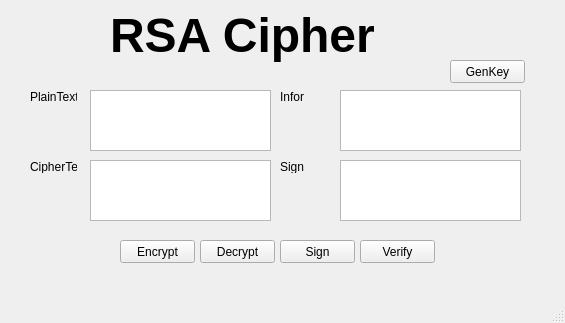
<?xml version="1.0" encoding="UTF-8"?>
<ui version="4.0">
 <class>MainWindow</class>
 <widget class="QMainWindow" name="MainWindow">
  <property name="geometry">
   <rect>
    <x>0</x>
    <y>0</y>
    <width>565</width>
    <height>323</height>
   </rect>
  </property>
  <property name="windowTitle">
   <string>MainWindow</string>
  </property>
  <widget class="QWidget" name="centralwidget">
   <widget class="QLabel" name="label">
    <property name="geometry">
     <rect>
      <x>110</x>
      <y>-20</y>
      <width>331</width>
      <height>111</height>
     </rect>
    </property>
    <property name="font">
     <font>
      <pointsize>36</pointsize>
      <weight>75</weight>
      <bold>true</bold>
     </font>
    </property>
    <property name="text">
     <string>RSA Cipher</string>
    </property>
   </widget>
   <widget class="QLabel" name="label_2">
    <property name="geometry">
     <rect>
      <x>30</x>
      <y>90</y>
      <width>47</width>
      <height>13</height>
     </rect>
    </property>
    <property name="text">
     <string>PlainText</string>
    </property>
   </widget>
   <widget class="QTextEdit" name="txtPlain">
    <property name="geometry">
     <rect>
      <x>90</x>
      <y>90</y>
      <width>181</width>
      <height>61</height>
     </rect>
    </property>
   </widget>
   <widget class="QPushButton" name="btnEncrypt">
    <property name="geometry">
     <rect>
      <x>120</x>
      <y>240</y>
      <width>75</width>
      <height>23</height>
     </rect>
    </property>
    <property name="text">
     <string>Encrypt</string>
    </property>
   </widget>
   <widget class="QPushButton" name="btnDecrypt">
    <property name="geometry">
     <rect>
      <x>200</x>
      <y>240</y>
      <width>75</width>
      <height>23</height>
     </rect>
    </property>
    <property name="text">
     <string>Decrypt</string>
    </property>
   </widget>
   <widget class="QPushButton" name="btnSign">
    <property name="geometry">
     <rect>
      <x>280</x>
      <y>240</y>
      <width>75</width>
      <height>23</height>
     </rect>
    </property>
    <property name="text">
     <string>Sign</string>
    </property>
   </widget>
   <widget class="QPushButton" name="btnVerify">
    <property name="geometry">
     <rect>
      <x>360</x>
      <y>240</y>
      <width>75</width>
      <height>23</height>
     </rect>
    </property>
    <property name="text">
     <string>Verify</string>
    </property>
   </widget>
   <widget class="QPushButton" name="btnGenKey">
    <property name="geometry">
     <rect>
      <x>450</x>
      <y>60</y>
      <width>75</width>
      <height>23</height>
     </rect>
    </property>
    <property name="text">
     <string>GenKey</string>
    </property>
   </widget>
   <widget class="QLabel" name="label_6">
    <property name="geometry">
     <rect>
      <x>280</x>
      <y>90</y>
      <width>47</width>
      <height>13</height>
     </rect>
    </property>
    <property name="text">
     <string>Infor</string>
    </property>
   </widget>
   <widget class="QTextEdit" name="txtInfor">
    <property name="geometry">
     <rect>
      <x>340</x>
      <y>90</y>
      <width>181</width>
      <height>61</height>
     </rect>
    </property>
   </widget>
   <widget class="QLabel" name="label_7">
    <property name="geometry">
     <rect>
      <x>30</x>
      <y>160</y>
      <width>47</width>
      <height>13</height>
     </rect>
    </property>
    <property name="text">
     <string>CipherText</string>
    </property>
   </widget>
   <widget class="QLabel" name="label_8">
    <property name="geometry">
     <rect>
      <x>280</x>
      <y>160</y>
      <width>47</width>
      <height>13</height>
     </rect>
    </property>
    <property name="text">
     <string>Sign</string>
    </property>
   </widget>
   <widget class="QTextEdit" name="txtSign">
    <property name="geometry">
     <rect>
      <x>340</x>
      <y>160</y>
      <width>181</width>
      <height>61</height>
     </rect>
    </property>
   </widget>
   <widget class="QTextEdit" name="txtCipher">
    <property name="geometry">
     <rect>
      <x>90</x>
      <y>160</y>
      <width>181</width>
      <height>61</height>
     </rect>
    </property>
   </widget>
  </widget>
  <widget class="QMenuBar" name="menubar">
   <property name="geometry">
    <rect>
     <x>0</x>
     <y>0</y>
     <width>565</width>
     <height>21</height>
    </rect>
   </property>
  </widget>
  <widget class="QStatusBar" name="statusbar"/>
 </widget>
 <resources/>
 <connections/>
</ui>
